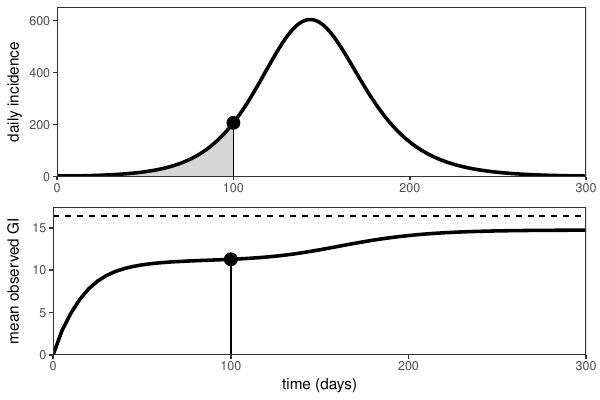

Recreate this plot in R.
source("ebola_param.R")
library(deSolve)
library(dplyr)
library(ggplot2); theme_set(theme_bw())
library(gridExtra)

intrinsic_fun <- function(tau) {
    sigma*gamma/(gamma-sigma) * (exp(-sigma*tau)-exp(-gamma*tau))
}

## ode

seir.ode <- function(t, y, parms) {
    with(as.list(c(y, parms)), {
        dS <- -beta/N*S*I
        dE <- beta/N*S*I - sigma*E
        dI <- sigma*E - gamma*I
        list(c(dS, dE, dI))
    })
}

parms <- c(beta=beta, sigma=sigma, gamma=gamma, N=N)
y <- c(S = N-1, E=0, I=10)

dt <- 1
tmax <- 300
t <- seq(0, tmax, dt)
out <- as.data.frame(ode(y, t, seir.ode, parms))
names(out)[1] <- "t"

incidence <- beta*out$S*out$I/N
c.incidence <- cumsum(incidence)

out$incidence <- incidence

gen <- intrinsic_fun(t)

censor <- function(tau, tmax) {
    m <- which(t==tmax)
    total <- c.incidence[m]
    
    i <- which(t==tau)
    
    beta*sum(incidence[1:(m-i+1)] * out$S[i:m]/N)/total*gen[i]
}

mean.censor <- function(tmax) {
    if (tmax<=0){
        return(0)
    } else{
        t <- t[t <= tmax]
        
        dc <- sapply(t, censor, tmax=tmax)
        return(sum(dc*t)/sum(dc))
    }
}

tau <- seq(0, tmax, 5)
cm <- sapply(tau, mean.censor)

censor.df <- data.frame(
    t=tau
    , mean=cm
)

exp.df <- data.frame(
    t=t[which(t==100)],
    incidence=incidence[which(t==100)],
    mean=cm[which(tau==100)]
)

out.shade <- rbind(out[out$t <= 100, c("t", "incidence")], c(100, 0), c(0,0))
colnames(out.shade)[1] <- "t"

g1 <- ggplot(out, aes(t, incidence)) +
    geom_line(lwd=1.2) +
    geom_polygon(data=out.shade, alpha=0.2) +
    geom_segment(data=data.frame(t=100, incidence=0, tend=100, iend=out$incidence[which(t==100)]), aes(xend=tend, yend=iend),
                 lty=1) +
    geom_point(data=exp.df, size=4) +
    scale_x_continuous(expand=c(0,0)) +
    scale_y_continuous("daily incidence", expand=c(0,0), limits=c(0, 650)) +
    theme(
        panel.grid=element_blank(),
        axis.title.x=element_blank(),
        plot.margin=unit(c(5.5, 10, 5.5, 5.5), "points")
    )

g2 <- ggplot(censor.df, aes(t, mean)) +
    geom_line(lwd=1.2) +
    geom_point(data=exp.df, size=4) +
    geom_segment(data=data.frame(t=100, mean=0, tend=100, iend=censor.df$mean[which(censor.df$t==100)]), aes(xend=tend, yend=iend),
                 lty=1) +
    geom_hline(yintercept = 1/sigma + 1/gamma, lty=2) +
    scale_x_continuous("time (days)", expand=c(0,0)) +
    scale_y_continuous("mean observed GI", expand=c(0,0), limits=c(0, 1/sigma+1/gamma+1)) +
    theme(
        panel.grid=element_blank(),
        axis.title.y = element_text(margin = margin(t = 0, r = 10, b = 0, l = 0)),
        plot.margin=unit(c(5.5, 10, 5.5, 5.5), "points")
    )

gg_temporal <- arrangeGrob(g1, g2)

ggsave("temporal_effect.pdf", gg_temporal, width=6, height=4)
